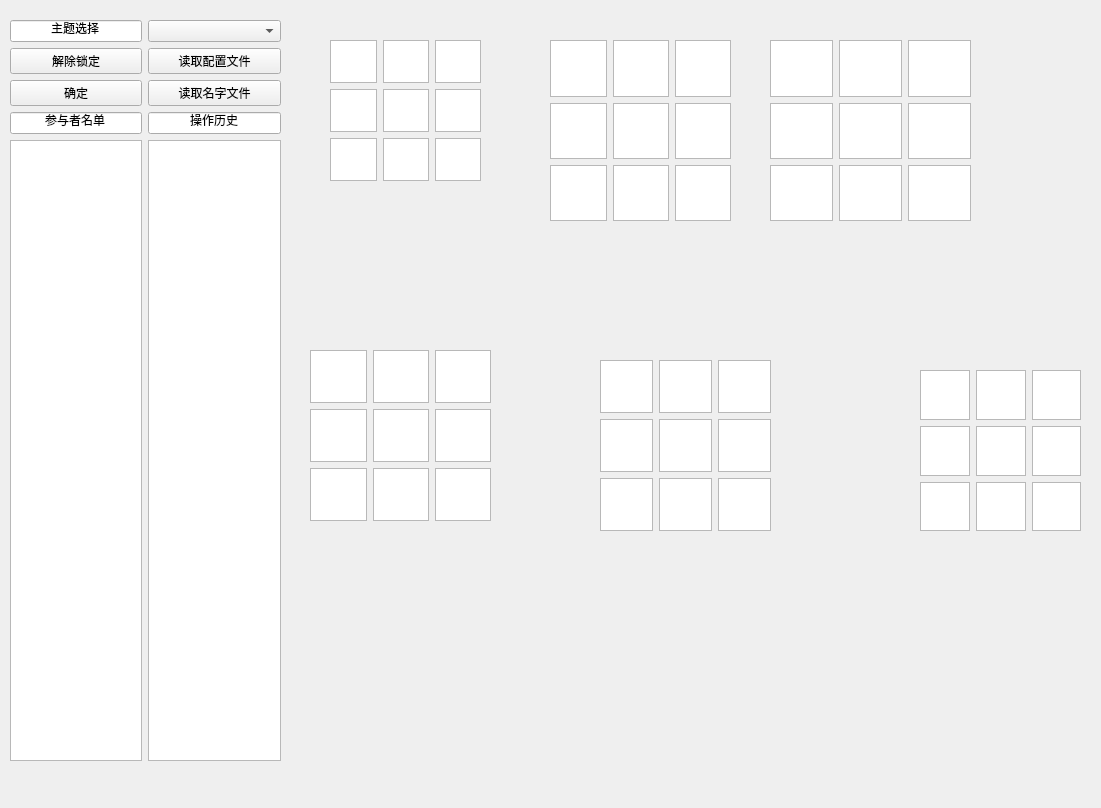
<?xml version="1.0" encoding="UTF-8"?>
<ui version="4.0">
 <class>shadowkill</class>
 <widget class="QWidget" name="shadowkill">
  <property name="geometry">
   <rect>
    <x>0</x>
    <y>0</y>
    <width>1101</width>
    <height>808</height>
   </rect>
  </property>
  <property name="windowTitle">
   <string>Form</string>
  </property>
  <widget class="QWidget" name="horizontalLayoutWidget_2">
   <property name="geometry">
    <rect>
     <x>300</x>
     <y>680</y>
     <width>781</width>
     <height>80</height>
    </rect>
   </property>
   <layout class="QHBoxLayout" name="game_player_horizontalLayout"/>
  </widget>
  <widget class="QWidget" name="horizontalLayoutWidget">
   <property name="geometry">
    <rect>
     <x>10</x>
     <y>20</y>
     <width>271</width>
     <height>741</height>
    </rect>
   </property>
   <layout class="QHBoxLayout" name="horizontalLayout">
    <item>
     <layout class="QVBoxLayout" name="verticalLayout">
      <item>
       <widget class="QLineEdit" name="lineEdit_3">
        <property name="mouseTracking">
         <bool>false</bool>
        </property>
        <property name="focusPolicy">
         <enum>Qt::NoFocus</enum>
        </property>
        <property name="text">
         <string>主题选择</string>
        </property>
        <property name="alignment">
         <set>Qt::AlignCenter</set>
        </property>
       </widget>
      </item>
      <item>
       <widget class="QPushButton" name="unlock_pushbutton">
        <property name="text">
         <string>解除锁定</string>
        </property>
       </widget>
      </item>
      <item>
       <widget class="QPushButton" name="sure_name_pushbutton">
        <property name="text">
         <string>确定</string>
        </property>
       </widget>
      </item>
      <item>
       <widget class="QLineEdit" name="lineEdit">
        <property name="mouseTracking">
         <bool>false</bool>
        </property>
        <property name="focusPolicy">
         <enum>Qt::NoFocus</enum>
        </property>
        <property name="contextMenuPolicy">
         <enum>Qt::NoContextMenu</enum>
        </property>
        <property name="text">
         <string>参与者名单</string>
        </property>
        <property name="alignment">
         <set>Qt::AlignCenter</set>
        </property>
       </widget>
      </item>
      <item>
       <widget class="QTextEdit" name="name_textEdit"/>
      </item>
     </layout>
    </item>
    <item>
     <layout class="QVBoxLayout" name="verticalLayout_2">
      <item>
       <widget class="QComboBox" name="theme_comboBox"/>
      </item>
      <item>
       <widget class="QPushButton" name="load_config_pushbutton">
        <property name="text">
         <string>读取配置文件</string>
        </property>
       </widget>
      </item>
      <item>
       <widget class="QPushButton" name="load_name_pushbutton">
        <property name="text">
         <string>读取名字文件</string>
        </property>
       </widget>
      </item>
      <item>
       <widget class="QLineEdit" name="lineEdit_2">
        <property name="mouseTracking">
         <bool>false</bool>
        </property>
        <property name="focusPolicy">
         <enum>Qt::NoFocus</enum>
        </property>
        <property name="text">
         <string>操作历史</string>
        </property>
        <property name="alignment">
         <set>Qt::AlignCenter</set>
        </property>
       </widget>
      </item>
      <item>
       <widget class="QTextEdit" name="operation_history_textEdit">
        <property name="mouseTracking">
         <bool>false</bool>
        </property>
        <property name="focusPolicy">
         <enum>Qt::NoFocus</enum>
        </property>
       </widget>
      </item>
     </layout>
    </item>
   </layout>
  </widget>
  <widget class="QWidget" name="gridLayoutWidget">
   <property name="geometry">
    <rect>
     <x>330</x>
     <y>40</y>
     <width>151</width>
     <height>141</height>
    </rect>
   </property>
   <layout class="QGridLayout" name="gridLayout">
    <item row="0" column="2">
     <widget class="QTextEdit" name="textEdit_3"/>
    </item>
    <item row="1" column="0">
     <widget class="QTextEdit" name="textEdit_4"/>
    </item>
    <item row="0" column="1">
     <widget class="QTextEdit" name="textEdit_2"/>
    </item>
    <item row="2" column="0">
     <widget class="QTextEdit" name="textEdit_7"/>
    </item>
    <item row="2" column="1">
     <widget class="QTextEdit" name="textEdit_8"/>
    </item>
    <item row="1" column="1">
     <widget class="QTextEdit" name="textEdit_5"/>
    </item>
    <item row="1" column="2">
     <widget class="QTextEdit" name="textEdit_6"/>
    </item>
    <item row="0" column="0">
     <widget class="QTextEdit" name="textEdit"/>
    </item>
    <item row="2" column="2">
     <widget class="QTextEdit" name="textEdit_9"/>
    </item>
   </layout>
  </widget>
  <widget class="QWidget" name="gridLayoutWidget_2">
   <property name="geometry">
    <rect>
     <x>550</x>
     <y>40</y>
     <width>181</width>
     <height>181</height>
    </rect>
   </property>
   <layout class="QGridLayout" name="gridLayout_2">
    <item row="0" column="2">
     <widget class="QTextEdit" name="textEdit_10"/>
    </item>
    <item row="1" column="0">
     <widget class="QTextEdit" name="textEdit_11"/>
    </item>
    <item row="0" column="1">
     <widget class="QTextEdit" name="textEdit_12"/>
    </item>
    <item row="1" column="1">
     <widget class="QTextEdit" name="textEdit_13"/>
    </item>
    <item row="1" column="2">
     <widget class="QTextEdit" name="textEdit_14"/>
    </item>
    <item row="0" column="0">
     <widget class="QTextEdit" name="textEdit_15"/>
    </item>
    <item row="2" column="0">
     <widget class="QTextEdit" name="textEdit_16"/>
    </item>
    <item row="2" column="1">
     <widget class="QTextEdit" name="textEdit_17"/>
    </item>
    <item row="2" column="2">
     <widget class="QTextEdit" name="textEdit_18"/>
    </item>
   </layout>
  </widget>
  <widget class="QWidget" name="gridLayoutWidget_3">
   <property name="geometry">
    <rect>
     <x>770</x>
     <y>40</y>
     <width>201</width>
     <height>181</height>
    </rect>
   </property>
   <layout class="QGridLayout" name="gridLayout_3">
    <item row="0" column="2">
     <widget class="QTextEdit" name="textEdit_19"/>
    </item>
    <item row="1" column="0">
     <widget class="QTextEdit" name="textEdit_20"/>
    </item>
    <item row="0" column="1">
     <widget class="QTextEdit" name="textEdit_21"/>
    </item>
    <item row="1" column="1">
     <widget class="QTextEdit" name="textEdit_22"/>
    </item>
    <item row="1" column="2">
     <widget class="QTextEdit" name="textEdit_23"/>
    </item>
    <item row="0" column="0">
     <widget class="QTextEdit" name="textEdit_24"/>
    </item>
    <item row="2" column="0">
     <widget class="QTextEdit" name="textEdit_25"/>
    </item>
    <item row="2" column="1">
     <widget class="QTextEdit" name="textEdit_26"/>
    </item>
    <item row="2" column="2">
     <widget class="QTextEdit" name="textEdit_27"/>
    </item>
   </layout>
  </widget>
  <widget class="QWidget" name="gridLayoutWidget_4">
   <property name="geometry">
    <rect>
     <x>310</x>
     <y>350</y>
     <width>181</width>
     <height>171</height>
    </rect>
   </property>
   <layout class="QGridLayout" name="gridLayout_4">
    <item row="0" column="2">
     <widget class="QTextEdit" name="textEdit_28"/>
    </item>
    <item row="1" column="0">
     <widget class="QTextEdit" name="textEdit_29"/>
    </item>
    <item row="0" column="1">
     <widget class="QTextEdit" name="textEdit_30"/>
    </item>
    <item row="1" column="1">
     <widget class="QTextEdit" name="textEdit_31"/>
    </item>
    <item row="1" column="2">
     <widget class="QTextEdit" name="textEdit_32"/>
    </item>
    <item row="0" column="0">
     <widget class="QTextEdit" name="textEdit_33"/>
    </item>
    <item row="2" column="0">
     <widget class="QTextEdit" name="textEdit_34"/>
    </item>
    <item row="2" column="1">
     <widget class="QTextEdit" name="textEdit_35"/>
    </item>
    <item row="2" column="2">
     <widget class="QTextEdit" name="textEdit_36"/>
    </item>
   </layout>
  </widget>
  <widget class="QWidget" name="gridLayoutWidget_5">
   <property name="geometry">
    <rect>
     <x>600</x>
     <y>360</y>
     <width>171</width>
     <height>171</height>
    </rect>
   </property>
   <layout class="QGridLayout" name="gridLayout_5">
    <item row="0" column="0">
     <widget class="QTextEdit" name="textEdit_42"/>
    </item>
    <item row="2" column="2">
     <widget class="QTextEdit" name="textEdit_45"/>
    </item>
    <item row="1" column="1">
     <widget class="QTextEdit" name="textEdit_40"/>
    </item>
    <item row="2" column="1">
     <widget class="QTextEdit" name="textEdit_44"/>
    </item>
    <item row="1" column="0">
     <widget class="QTextEdit" name="textEdit_38"/>
    </item>
    <item row="2" column="0">
     <widget class="QTextEdit" name="textEdit_43"/>
    </item>
    <item row="0" column="2">
     <widget class="QTextEdit" name="textEdit_37"/>
    </item>
    <item row="1" column="2">
     <widget class="QTextEdit" name="textEdit_41"/>
    </item>
    <item row="0" column="1">
     <widget class="QTextEdit" name="textEdit_39"/>
    </item>
   </layout>
  </widget>
  <widget class="QWidget" name="gridLayoutWidget_6">
   <property name="geometry">
    <rect>
     <x>920</x>
     <y>370</y>
     <width>161</width>
     <height>161</height>
    </rect>
   </property>
   <layout class="QGridLayout" name="gridLayout_6">
    <item row="0" column="2">
     <widget class="QTextEdit" name="textEdit_46"/>
    </item>
    <item row="1" column="0">
     <widget class="QTextEdit" name="textEdit_47"/>
    </item>
    <item row="0" column="1">
     <widget class="QTextEdit" name="textEdit_48"/>
    </item>
    <item row="1" column="1">
     <widget class="QTextEdit" name="textEdit_49"/>
    </item>
    <item row="1" column="2">
     <widget class="QTextEdit" name="textEdit_50"/>
    </item>
    <item row="0" column="0">
     <widget class="QTextEdit" name="textEdit_51"/>
    </item>
    <item row="2" column="0">
     <widget class="QTextEdit" name="textEdit_52"/>
    </item>
    <item row="2" column="1">
     <widget class="QTextEdit" name="textEdit_53"/>
    </item>
    <item row="2" column="2">
     <widget class="QTextEdit" name="textEdit_54"/>
    </item>
   </layout>
  </widget>
 </widget>
 <resources/>
 <connections/>
</ui>
